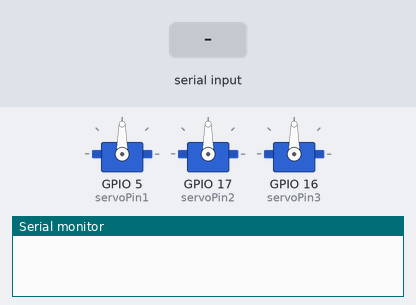
This sketch was run on a simulated ESP32. Shown: 3 × servo, the last lines printed to the serial monitor. Inputs (shaded band) come from the test bench.

Above: at 1.2 s.
1.3 s: "90,45,200," received over Serial
At 6.5 s:
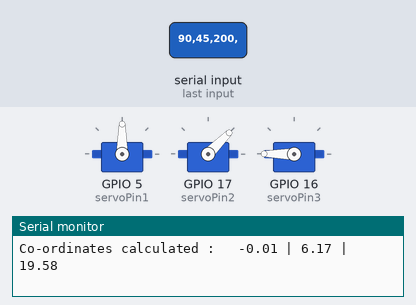
7.3 s: "30,150,10," received over Serial
At 11.8 s:
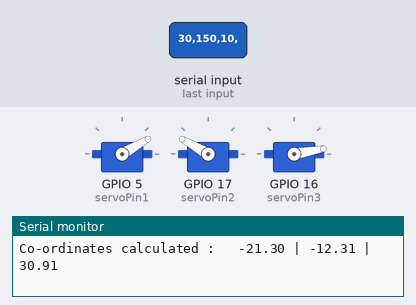
12.8 s: "90,45," received over Serial
At 16.3 s:
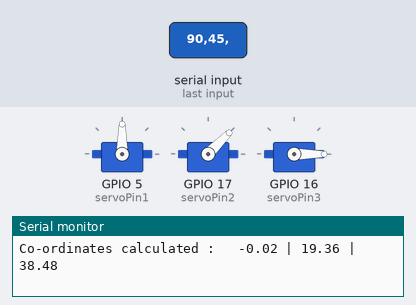
Timing chart, 0 to 17.8 s (numbered marks = the images above; inputs shaded):
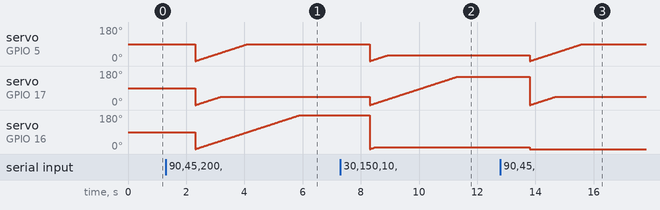

The sketch:

3_dof_kinematics.ino
```cpp
// (licence header left out)
#include <ESP32Servo.h>
static const int servoPin1 = 5;
static const int servoPin2 = 17;
static const int servoPin3 = 16;

int theta_1,theta_2,theta_3;
Servo servo1;
Servo servo2;
Servo servo3;
double x,y,z;
float l_1= 19.1;float l_2=15.69;float l_3=11.7;  // in centimeters
void setup() {

    Serial.begin(115200);
    servo1.attach(servoPin1);
    servo2.attach(servoPin2);
    servo3.attach(servoPin3);
}

void loop() {
    if (Serial.available() > 0) {
    String t_1  = Serial.readStringUntil(',');
    String t_2  = Serial.readStringUntil(',');
    String t_3  = Serial.readStringUntil('\0');

    theta_1=t_1.toInt();
    theta_2=t_2.toInt();
    theta_3=t_3.toInt();

    calculate_fk();
    print_XYZ();
    move_robot();

    }

}
void move_robot(){
    for(int pos=0;pos<=180;pos++){
        if(pos<=theta_1){servo1.write(pos);}
        if(pos<=theta_2){servo2.write(pos);}
        if(pos<=theta_3){servo3.write(pos);}
    delay(20);
    }
}

void print_XYZ(){
  Serial.print("Co-ordinates calculated :   ");
  Serial.print(x);Serial.print(" | ");Serial.print(y);Serial.print(" | ");Serial.println(z);

}
void calculate_fk(){
 x=cos(theta_1/57.26) * ( l_3*cos( (theta_2/57.26) + (theta_3/57.26) ) + l_2*cos(theta_2/57.26)  );
 y=sin(theta_1/57.26) * ( l_3*cos( (theta_2/57.26) + (theta_3/57.26) ) + l_2*cos(theta_2/57.26)  );
 z=l_1 + l_3*sin( (theta_2/57.26)+(theta_3/57.26) ) + l_2*sin(theta_2/57.26);
}
```

Measured:
- after the input at 12.8 s, servo on GPIO 16 (servoPin3): 10° → 0° after 1.0 s
